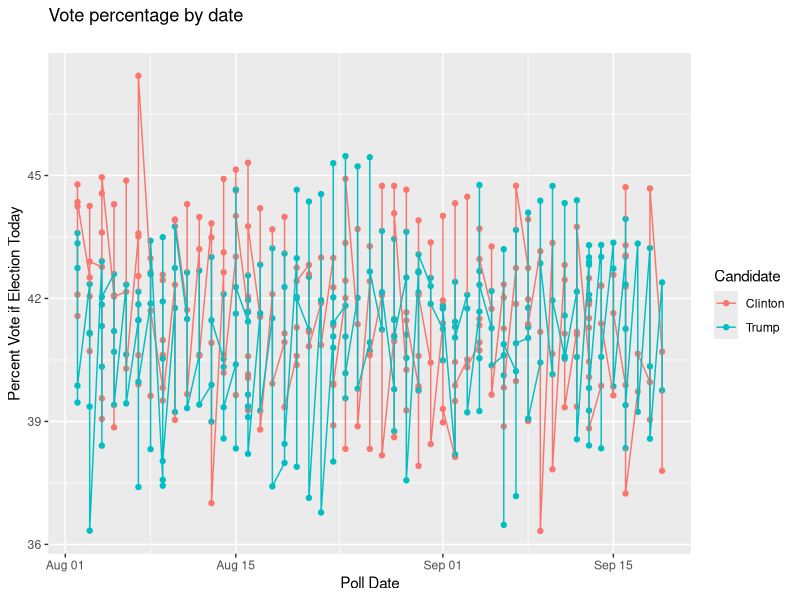

Recreate this plot in R.
## ---- chunk 1
knitr::opts_chunk$set(echo = TRUE)
## ---- chunk 2
library(tidyr)
table1
## ---- chunk 3
table4a # cases
table4b # population
## ---- chunk 4
library(readr)
library(ggplot2)

polls = read_csv("USPresPolls_538dotcom_21Sep2016.csv")

ggplot(subset(polls, ((polltypeA == "now") & (endDate > "2016-08-01"))), 
                         aes(y=adj_pct, x=endDate, group=choice, color=choice)) + 
  geom_point() + geom_line() +
  labs(title = "Vote percentage by date\n", 
     y = "Percent Vote if Election Today", x = "Poll Date", 
     color = "Candidate")
## ---- chunk 5
table1
## ---- chunk 6
table4a
table4b
## ---- chunk 7
# note that backticks `` here. we need them since the column names start with a number.
tidy4a = gather(table4a, `1999`, `2000`, key = "year", value = "cases") 
tidy4a
## ---- chunk 8
tidy4b = gather(table4b, `1999`, `2000`, key = "year", value = "population") 
tidy4b
## ---- chunk 9
library(dplyr)
left_join(tidy4a, tidy4b)
## ---- chunk 10
table1
## ---- chunk 11
table2
## ---- chunk 12
spread(table2, key = type, value = count)
## ---- chunk 13
filter(polls, choice == "Clinton", polltypeA == "now")
## ---- chunk 14
filter(polls, choice == "Clinton" & polltypeA == "now")
## ---- chunk 15
arrange(polls, endDate)
## ---- chunk 16
arrange(polls, desc(endDate))
## ---- chunk 17
select(polls, choice, endDate, adj_pct)
## ---- chunk 18
sm_polls = select(polls, choice, endDate, pct, adj_pct) # just get a small set of columns 
mutate(sm_polls, pct_diff = pct - adj_pct)
## ---- chunk 19
summarize(polls, mean_pct = mean(pct)) # see, America!!!
## ---- chunk 20
grouped_polls = group_by(polls, choice)
summarize(grouped_polls, mean_pct = mean(adj_pct))
## ---- chunk 21
grouped_polls = group_by(polls, choice, polltypeA)
summarize(grouped_polls, mean_pct = mean(adj_pct))
## ---- chunk 22
    library(readxl)
    imprint = read_excel("babak-etal-2015_imprinted-mouse.xlsx", na = "NaN")
